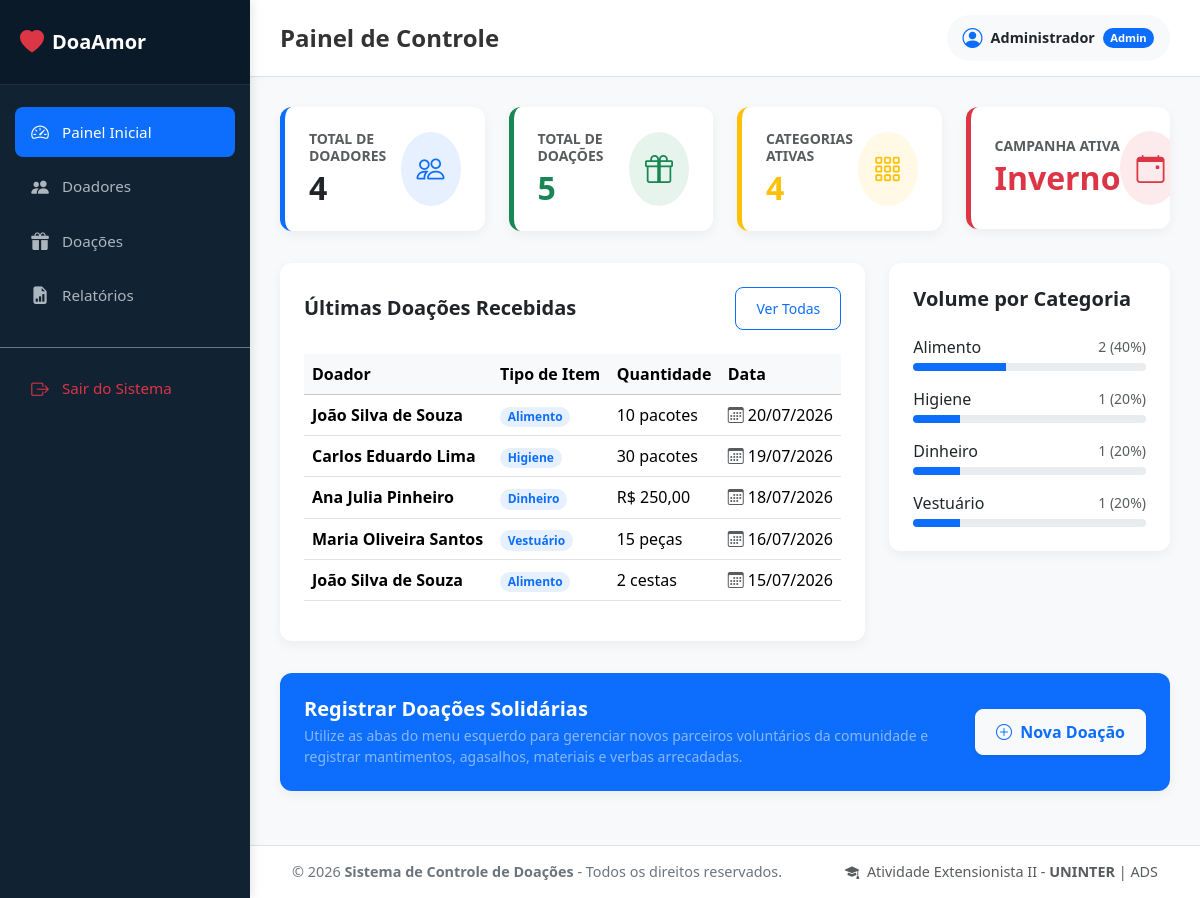
Page /dashboard.php (signed in) on the committed database.
### tables this page shows
CREATE TABLE IF NOT EXISTS doacoes (
    id INT AUTO_INCREMENT PRIMARY KEY,
    doador_id INT NOT NULL,
    tipo VARCHAR(50) NOT NULL,  
    descricao TEXT NULL,
    quantidade VARCHAR(50) NOT NULL,  
    data_doacao DATE NOT NULL,
    criado_em TIMESTAMP DEFAULT CURRENT_TIMESTAMP,
    FOREIGN KEY (doador_id) REFERENCES doadores(id) ON DELETE CASCADE
);

CREATE TABLE IF NOT EXISTS doadores (
    id INT AUTO_INCREMENT PRIMARY KEY,
    nome VARCHAR(100) NOT NULL,
    telefone VARCHAR(20) NOT NULL,
    email VARCHAR(100) NULL,
    endereco TEXT NULL,
    criado_em TIMESTAMP DEFAULT CURRENT_TIMESTAMP
);

### dashboard.php (the view, shortened to what this page needs)
<?php
require_once 'includes/conexao.php';
$totalDoadores = 0;
$totalDoacoes = 0;
$doacoesPorTipo = [];
$ultimasDoacoes = [];
try {
    $stmtDonors = $pdo->query('SELECT COUNT(*) AS total FROM doadores');
    $totalDoadores = $stmtDonors->fetch()['total'];
    $stmtDonations = $pdo->query('SELECT COUNT(*) AS total FROM doacoes');
    $totalDoacoes = $stmtDonations->fetch()['total'];
    $stmtTypes = $pdo->query('SELECT tipo, COUNT(*) AS total_tipo FROM doacoes GROUP BY tipo ORDER BY total_tipo DESC');
    $doacoesPorTipo = $stmtTypes->fetchAll();
    $stmtRecent = $pdo->query('
        SELECT d.id, d.tipo, d.quantidade, d.data_doacao, doador.nome AS doador_nome
        FROM doacoes d
        INNER JOIN doadores doador ON d.doador_id = doador.id
        ORDER BY d.id DESC
        LIMIT 5
    ');
    $ultimasDoacoes = $stmtRecent->fetchAll();
} catch (PDOException $e) {
    $erroDb = 'Aviso: Não foi possível carregar alguns dados. Verifique a importação do banco de dados MySQL.';
}
?>
<!DOCTYPE html>
<html lang="pt-BR">
<head>
    <link href="https://cdn.jsdelivr.net/npm/bootstrap@5.3.3/dist/css/bootstrap.min.css" rel="stylesheet">
    <link href="https://cdn.jsdelivr.net/npm/bootstrap-icons@1.11.3/font/bootstrap-icons.min.css" rel="stylesheet">
    <link href="css/style.css" rel="stylesheet">
</head>
<body>
<?php
require_once 'includes/menu.php';
?>
<div class="row">
    <div class="col-12 col-md-6 col-lg-3">
        <div class="card custom-card card-stat stat-donors">
            <div class="card-body p-4 d-flex align-items-center justify-content-between">
                <div>
                    <h6 class="text-muted text-uppercase mb-1 small fw-bold">Total de Doadores</h6>
                    <h2 class="m-0 fw-bold text-dark-blue"><?= $totalDoadores ?></h2>
                </div>
                <div class="bg-primary bg-opacity-10 p-3 rounded-circle text-primary">
                    <i class="bi bi-people fs-3"></i>
                </div>
            </div>
        </div>
    </div>
    <div class="col-12 col-md-6 col-lg-3">
        <div class="card custom-card card-stat stat-donations">
            <div class="card-body p-4 d-flex align-items-center justify-content-between">
                <div>
                    <h6 class="text-muted text-uppercase mb-1 small fw-bold">Total de Doações</h6>
                    <h2 class="m-0 fw-bold text-success"><?= $totalDoacoes ?></h2>
                </div>
                <div class="bg-success bg-opacity-10 p-3 rounded-circle text-success">
                    <i class="bi bi-gift fs-3"></i>
                </div>
            </div>
        </div>
    </div>
    <div class="col-12 col-md-6 col-lg-3">
        <div class="card custom-card card-stat stat-categories">
            <div class="card-body p-4 d-flex align-items-center justify-content-between">
                <div>
                    <h6 class="text-muted text-uppercase mb-1 small fw-bold">Categorias Ativas</h6>
                    <h2 class="m-0 fw-bold text-warning"><?= count($doacoesPorTipo) ?></h2>
                </div>
                <div class="bg-warning bg-opacity-10 p-3 rounded-circle text-warning">
                    <i class="bi bi-grid-3x3-gap fs-3"></i>
                </div>
            </div>
        </div>
    </div>
    <div class="col-12 col-md-6 col-lg-3">
        <div class="card custom-card card-stat stat-recent">
            <div class="card-body p-4 d-flex align-items-center justify-content-between">
                <div>
                    <h6 class="text-muted text-uppercase mb-1 small fw-bold">Campanha Ativa</h6>
                    <h2 class="m-0 fw-bold text-danger">Inverno</h2>
                </div>
                <div class="bg-danger bg-opacity-10 p-3 rounded-circle text-danger">
                    <i class="bi bi-calendar-event fs-3"></i>
                </div>
            </div>
        </div>
    </div>
</div>
<div class="row mt-2">
    <div class="col-12 col-lg-8">
        <div class="card custom-card">
            <div class="card-body p-4">
                <div class="d-flex justify-content-between align-items-center mb-4">
                    <h5 class="m-0 fw-bold text-dark-blue">Últimas Doações Recebidas</h5>
                    <a href="doacoes/listar.php" class="btn btn-outline-primary btn-sm btn-custom">Ver Todas</a>
                </div>
                <?php if (empty($ultimasDoacoes)): ?>
                    <div class="text-center py-5 text-muted">
                        <i class="bi bi-inbox fs-1 d-block mb-3"></i>
                        <span>Nenhuma doação cadastrada no momento.</span>
                    </div>
                <?php else: ?>
                    <div class="table-responsive">
                        <table class="table table-hover align-middle">
                            <thead class="table-light">
                                <tr>
                                    <th>Doador</th>
                                    <th>Tipo de Item</th>
                                    <th>Quantidade</th>
                                    <th>Data</th>
                                </tr>
                            </thead>
                            <tbody>
                                <?php foreach ($ultimasDoacoes as $doacao): ?>
                                    <tr>
                                        <td class="fw-semibold text-dark-blue"><?= htmlspecialchars($doacao['doador_nome']) ?></td>
                                        <td>
                                            <span class="badge bg-primary bg-opacity-10 text-primary px-2.5 py-1.5 rounded-pill">
                                                <?= htmlspecialchars($doacao['tipo']) ?>
                                            </span>
                                        </td>
                                        <td><?= htmlspecialchars($doacao['quantidade']) ?></td>
                                        <td><i class="bi bi-calendar3 text-muted me-1"></i><?= date('d/m/Y', strtotime($doacao['data_doacao'])) ?></td>
                                    </tr>
                                <?php endforeach; ?>
                            </tbody>
                        </table>
                    </div>
                <?php endif; ?>
            </div>
        </div>
    </div>
    <div class="col-12 col-lg-4">
        <div class="card custom-card">
            <div class="card-body p-4">
                <h5 class="fw-bold text-dark-blue mb-4">Volume por Categoria</h5>
                <?php if (empty($doacoesPorTipo)): ?>
                    <div class="text-center py-5 text-muted">
                        <i class="bi bi-pie-chart fs-1 d-block mb-3"></i>
                        <span>Nenhum dado estatístico disponível.</span>
                    </div>
                <?php else: ?>
                    <div class="d-flex flex-column gap-3">
                        <?php foreach ($doacoesPorTipo as $tipoStat): ?>
                            <?php
                            $porcentagem = ($totalDoacoes > 0) ? round(($tipoStat['total_tipo'] / $totalDoacoes) * 100) : 0;
                            ?>
                            <div>
                                <div class="d-flex justify-content-between align-items-center mb-1">
                                    <span class="fw-medium text-dark"><?= htmlspecialchars($tipoStat['tipo']) ?></span>
                                    <span class="text-muted small"><?= $tipoStat['total_tipo'] ?> (<?= $porcentagem ?>%)</span>
                                </div>
                                <div class="progress" style="height: 8px;">
                                    <div class="progress-bar" role="progressbar" style="width: <?= $porcentagem ?>%" aria-valuenow="<?= $porcentagem ?>" aria-valuemin="0" aria-valuemax="100"></div>
                                </div>
                            </div>
                        <?php endforeach; ?>
                    </div>
                <?php endif; ?>
            </div>
        </div>
    </div>
</div>
<div class="row mt-2">
    <div class="col-12">
        <div class="card custom-card bg-primary text-white border-0 p-4">
            <div class="row align-items-center">
                <div class="col-12 col-md-9 mb-3 mb-md-0">
                    <h5 class="fw-bold mb-1">Registrar Doações Solidárias</h5>
                    <p class="m-0 text-white-50 small">Utilize as abas do menu esquerdo para gerenciar novos parceiros voluntários da comunidade e registrar mantimentos, agasalhos, materiais e verbas arrecadadas.</p>
                </div>
                <div class="col-12 col-md-3 text-md-end">
                    <a href="doacoes/cadastrar.php" class="btn btn-light text-primary btn-custom fw-semibold shadow-sm">
                        <i class="bi bi-plus-circle me-1"></i> Nova Doação
                    </a>
                </div>
            </div>
        </div>
    </div>
</div>
<?php
require_once 'includes/footer.php';
?>

### css/style.css (style rules this page uses)
:root { --primary-color: #0d6efd; --primary-hover: #0b5ed7; --secondary-color: #0dcaf0; --dark-blue: #0a2d54; --light-bg: #f8f9fa; --sidebar-bg: #112233; --sidebar-text: #adb5bd; --sidebar-hover-bg: #1a3047; --card-shadow: 0 4px 12px rgba(0, 0, 0, 0.05); --border-radius: 12px; }
body { background-color: var(--light-bg); font-family: 'Segoe UI', Tahoma, Geneva, Verdana, sans-serif; color: #333; min-height: 100vh; overflow-x: hidden; }
.custom-card { background: #fff; border: none; border-radius: var(--border-radius); box-shadow: var(--card-shadow); transition: transform 0.2s, box-shadow 0.2s; margin-bottom: 24px; overflow: hidden; }
.card-stat { border-left: 5px solid var(--primary-color); }
.card-stat.stat-donors { border-left-color: var(--primary-color); }
.card-stat.stat-donations { border-left-color: #198754; }
.card-stat.stat-categories { border-left-color: #ffc107; }
.card-stat.stat-recent { border-left-color: #dc3545; }
.btn-custom { border-radius: 8px; padding: 10px 20px; font-weight: 500; transition: all 0.2s ease; }

### rows in the picture
doacoes: doador.nome "João Silva de Souza", tipo "Alimento", quantidade "10 pacotes", data_doacao "20/07/2026"
doacoes: doador.nome "Carlos Eduardo Lima", tipo "Higiene", quantidade "30 pacotes", data_doacao "19/07/2026"
doacoes: doador.nome "Ana Julia Pinheiro", tipo "Dinheiro", quantidade "R$ 250,00", data_doacao "18/07/2026"
doacoes: doador.nome "Maria Oliveira Santos", tipo "Vestuário", quantidade "15 peças", data_doacao "16/07/2026"
doacoes: doador.nome "João Silva de Souza", tipo "Alimento", quantidade "2 cestas", data_doacao "15/07/2026"

### other values in the picture
explode(' ', $_SESSION['usuario_nome'])[0] "Administrador"
$totalDoadores "4"
$totalDoacoes "5"
count($doacoesPorTipo) "4"
$tipoStat['tipo'] "Alimento"
$tipoStat['total_tipo'] "2"
$porcentagem "40"
$tipoStat['tipo'] "Higiene"
$tipoStat['total_tipo'] "1"
$porcentagem "20"
$tipoStat['tipo'] "Dinheiro"
$tipoStat['tipo'] "Vestuário"
